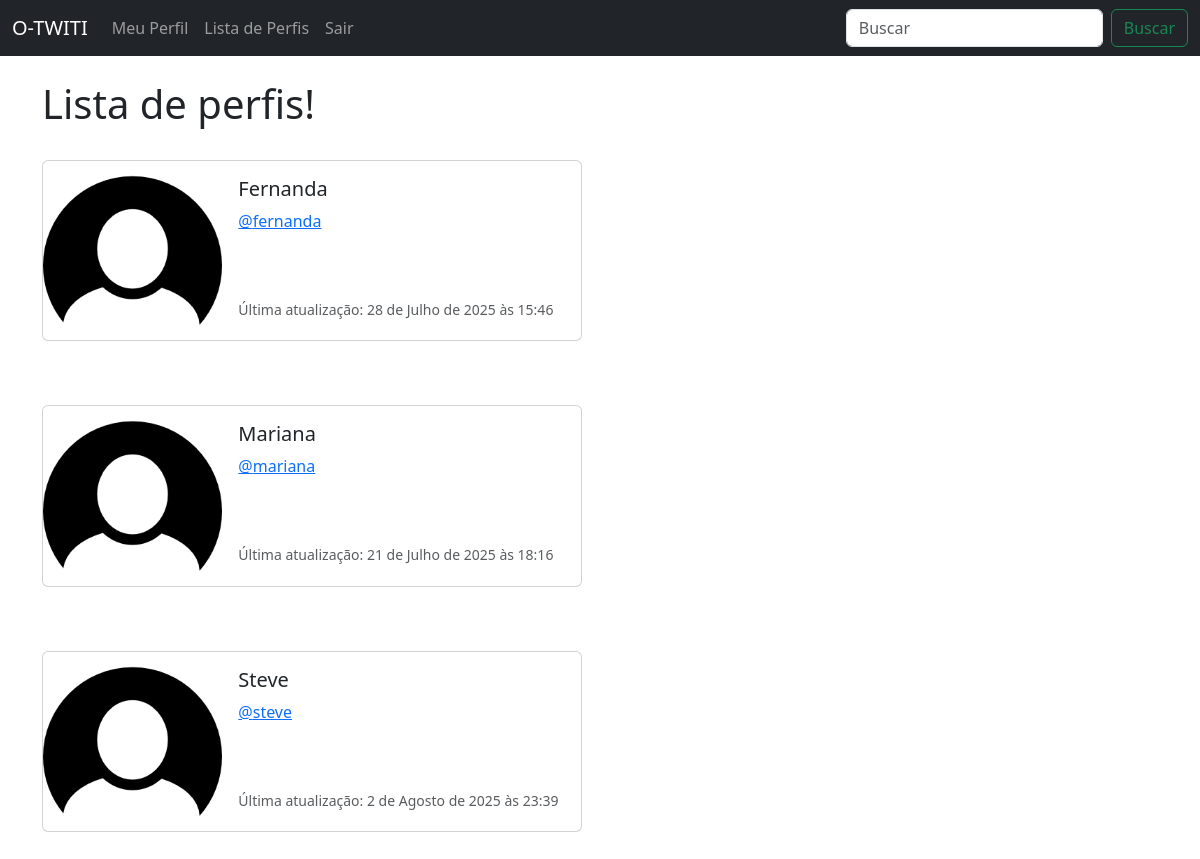
Before: /profile_list/ (signed in) with the older database file.
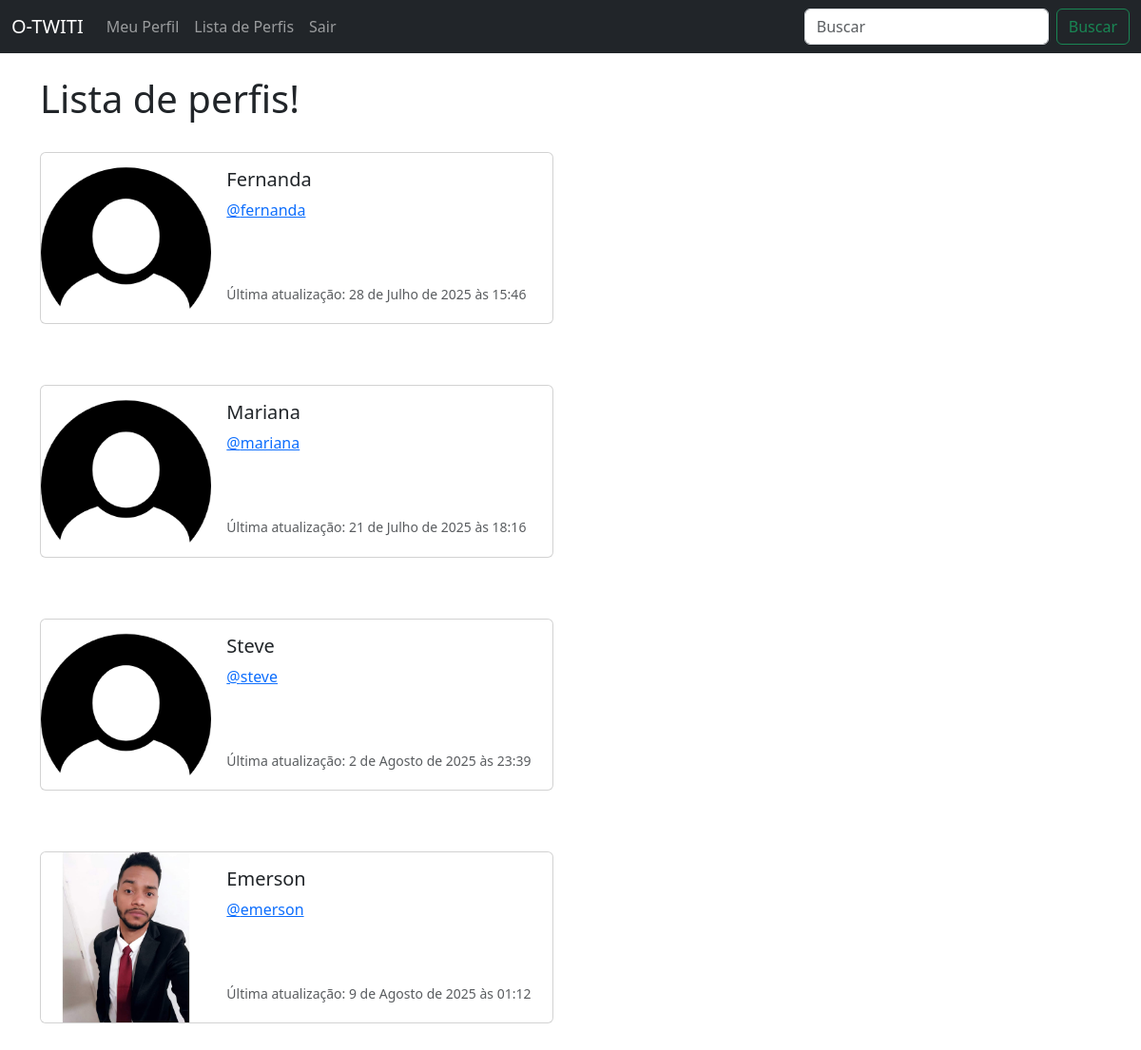
After: the same page with the newer database file.
### musker/models.py (models this page shows, shortened)
class UserProfile(models.Model):
    user = models.OneToOneField(User, on_delete=models.CASCADE)
    follows = models.ManyToManyField("self", related_name="followed_by", symmetrical=False, blank=True)
    date_modified = models.DateTimeField(User, auto_now=True)
    profile_image = models.ImageField(upload_to='images/', blank=True, null=True)

### musker/views.py (the view)
# urls.py: path('profile_list/', views.profile_list, name='profile_list'),
def profile_list(request):
    if request.user.is_authenticated:
        profiles = UserProfile.objects.exclude(user=request.user)
        return render(request, 'profile_list.html', {"profiles": profiles})
    else:
        messages.success(request, ("Você precisa estar logado para visualizar esta página."))
        return redirect('home')

### musker/templates/profile_list.html
{% extends "base.html" %}
{% load static %}
{% block content %}
    <h1>Lista de perfis!</h1>
<br />
{% if profiles %}
    {% for profile in profiles %}
    <div class="card mb-3" style="max-width: 540px;">
        <div class="row g-0">
            <div class="col-md-4">
                {% if profile.profile_image %}
                    <img src="{{ profile.profile_image.url }}"
                            width="200" height="200"
                            class="img-fluid rounded-start"
                            alt="{{ profile.user.username }}"
                    >
                {% else %}
                    <img src="{% static 'images/FotoDePefil.png' %}"
                    class="img-fluid rounded-start" alt="Foto de perfil">
                {% endif %}
            </div>
            <div class="col-md-8">
            <div class="card-body">
                <h5 class="card-title">{{ profile.user.username }}</h5>
                <p class="card-text"><a href="{% url 'profile' profile.user.id %}">@{{ profile.user.username|lower }}</a></p> <br/><br/>
                <p class="card-text"><small class="text-body-secondary">Última atualização: {{ profile.date_modified }}</small></p>
            </div>
            </div>
        </div>
    </div>
    <br/> <br/>
    {% endfor %}
{% endif  %}
{% endblock %}

Changed rows visible on the page:
added UserProfile: profile_image (picture), user.username "Emerson", user.username "emerson", date_modified "9 de Agosto de 2025 às 01:12"
